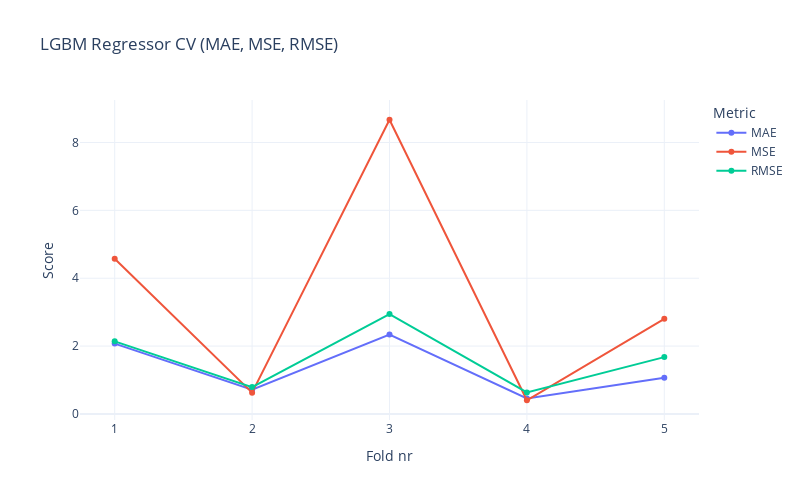

Here is the notebook cell this chart was saved with:
### Markdown cell above
Cross validation plot for the LGBM model

### Code cell
cv_curve_df = pd.DataFrame(lgb_fold_metrics)
cv_curve_long = cv_curve_df.melt(id_vars=['Fold'], value_vars=['MAE', 'MSE', 'RMSE'],
                                 var_name='Metric', value_name='Score')

fig = px.line(
    cv_curve_long,
    x='Fold',
    y='Score',
    color='Metric',
    markers=True,
    title='LGBM Regressor CV (MAE, MSE, RMSE)',
    labels={'Score': 'Error metric', 'Fold': 'CV Fold'},
    template='plotly_white'
)

fig.update_layout(
    width=800,
    height=500,
    xaxis_title='Fold nr',
    yaxis_title='Score',
    legend_title_text='Metric'
)

fig.show()

### Figure 1 — Plotly figure (JSON) as saved in the notebook; plotly's stock layout.template omitted (floating-point values rounded to 4 significant figures)
{"data": [{"hovertemplate": "Metric=MAE<br>CV Fold=%{x}<br>Error metric=%{y}<extra></extra>", "legendgroup": "MAE", "line": {"color": "#636efa", "dash": "solid"}, "marker": {"symbol": "circle"}, "mode": "lines+markers", "name": "MAE", "orientation": "v", "showlegend": true, "type": "scatter", "x": [1, 2, 3, 4, 5], "xaxis": "x", "y": [2.074, 0.7165, 2.341, 0.4562, 1.065], "yaxis": "y"}, {"hovertemplate": "Metric=MSE<br>CV Fold=%{x}<br>Error metric=%{y}<extra></extra>", "legendgroup": "MSE", "line": {"color": "#EF553B", "dash": "solid"}, "marker": {"symbol": "circle"}, "mode": "lines+markers", "name": "MSE", "orientation": "v", "showlegend": true, "type": "scatter", "x": [1, 2, 3, 4, 5], "xaxis": "x", "y": [4.576, 0.6267, 8.67, 0.4036, 2.804], "yaxis": "y"}, {"hovertemplate": "Metric=RMSE<br>CV Fold=%{x}<br>Error metric=%{y}<extra></extra>", "legendgroup": "RMSE", "line": {"color": "#00cc96", "dash": "solid"}, "marker": {"symbol": "circle"}, "mode": "lines+markers", "name": "RMSE", "orientation": "v", "showlegend": true, "type": "scatter", "x": [1, 2, 3, 4, 5], "xaxis": "x", "y": [2.139, 0.7917, 2.945, 0.6353, 1.675], "yaxis": "y"}], "layout": {"height": 500, "legend": {"title": {"text": "Metric"}, "tracegroupgap": 0}, "title": {"text": "LGBM Regressor CV (MAE, MSE, RMSE)"}, "width": 800, "xaxis": {"anchor": "y", "domain": [0, 1], "title": {"text": "Fold nr"}}, "yaxis": {"anchor": "x", "domain": [0, 1], "title": {"text": "Score"}}}}
